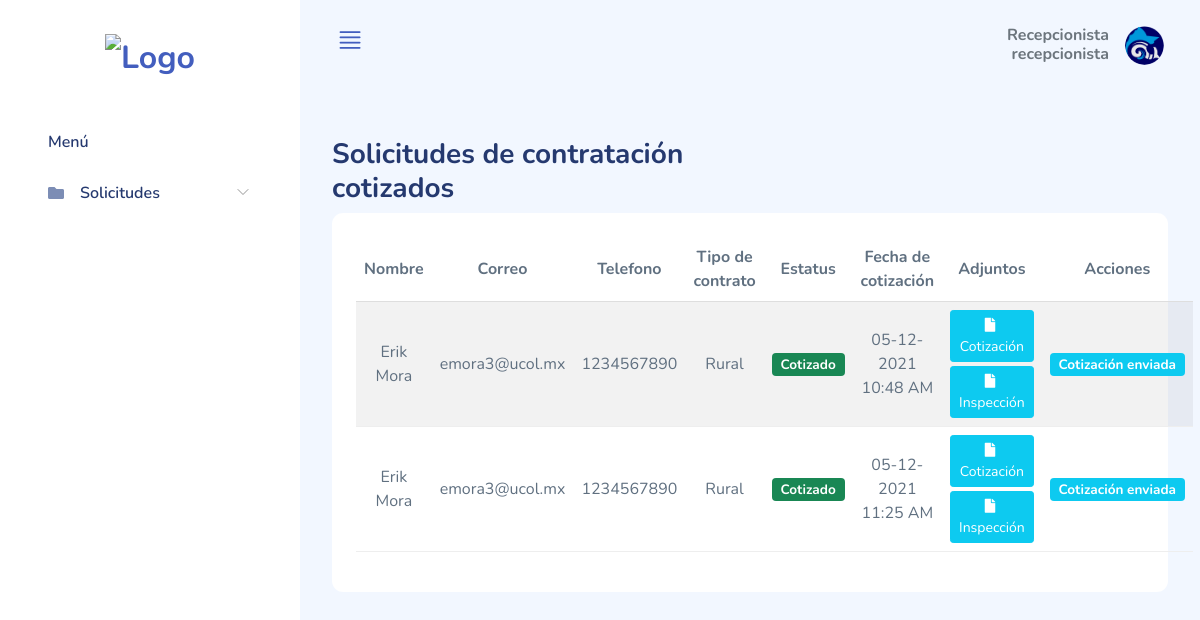
/recepcionista/cotizados.php (signed in), run on an earlier commit of the app's database.
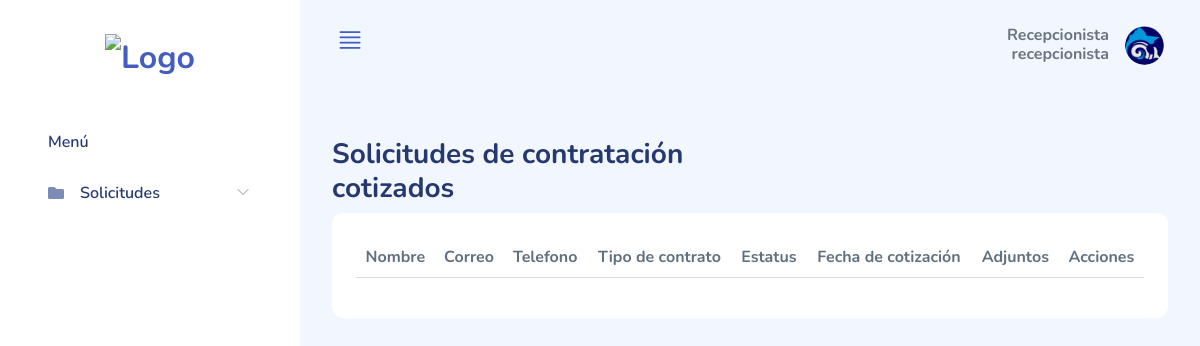
And on a later commit of the database.
### tables this page shows
CREATE TABLE `cotizaciones` (
  `id_cotizacion` int(11) NOT NULL,
  `contrato` int(11) NOT NULL,
  `cotizacion` varchar(120) NOT NULL,
  `fecha_cotizado` datetime NOT NULL,
  `estatus_cotizacion` int(11) NOT NULL
);

CREATE TABLE `contratacion` (
  `id_contratacion` int(11) NOT NULL,
  `nombre` varchar(30) NOT NULL,
  `apellidos` varchar(30) NOT NULL,
  `correo` varchar(30) NOT NULL,
  `telefono` varchar(15) NOT NULL,
  `domicilio` varchar(200) NOT NULL,
  `delegacion` int(11) NOT NULL,
  `derecho_posesion` varchar(50) NOT NULL,
  `predial` varchar(50) NOT NULL,
  `ine` varchar(50) NOT NULL,
  `curp` varchar(50) NOT NULL,
  `vocacion_uso` varchar(50) DEFAULT NULL,
  `fachada` varchar(50) NOT NULL,
  `tipo_contrato` varchar(30) NOT NULL,
  `estado` int(1) NOT NULL,
  `fecha_solicitud` datetime NOT NULL
);

### php/conexion.php (called while the page is built, shortened)
<?php
  class Conexion {
    function connect(){
      try{
        $conexion = "mysql:host=localhost; dbname=contratos; charset=utf8mb4";
        return $pdo = new PDO($conexion, "root", "");
      } catch (PDOException $err){
        print_r($err->getMessage());
      }
    }
  }
?>

### recepcionista/cotizados.php (the view, shortened to what the changed rows need)
<?php
include_once '../php/conexion.php';
$conexion = new Conexion();
?>
<!DOCTYPE html>
<html lang="es">
<head>
  <link rel="stylesheet" href="../assets/css/bootstrap.css">
  <link rel="stylesheet" href="../assets/vendors/perfect-scrollbar/perfect-scrollbar.css">
  <link rel="stylesheet" href="../assets/vendors/bootstrap-icons/bootstrap-icons.css">
  <link rel="stylesheet" href="../assets/css/app.css">
  <link rel="stylesheet" href="../assets/vendors/simple-datatables/style.css">
  <link rel="stylesheet" href="https://cdnjs.cloudflare.com/ajax/libs/font-awesome/5.15.3/css/all.min.css" />
  <link rel="stylesheet" href="../assets/vendors/sweetalert2/sweetalert2.min.css">
</head>
<body>
  <div id="app">
    <div id="main" class='layout-navbar'>
      <div id="main-content">
        <div class="page-heading">
          <section class="section">
            <div class="card">
              <div class="card-body">
                <table class="table table-striped" id="table1">
                  <thead>
                    <tr class="text-center">
                      <th>Nombre</th>
                      <th>Correo</th>
                      <th>Telefono</th>
                      <th>Tipo de contrato</th>
                      <th>Estatus</th>
                      <th>Fecha de cotización</th>
                      <th>Adjuntos</th>
                      <th>Acciones</th>
                    </tr>
                  </thead>
                  <tbody>
                    <?php
                    $query = $conexion->connect()->query("SELECT * FROM cotizaciones INNER JOIN contratacion ON cotizaciones.contrato = contratacion.id_contratacion");
                    $query->execute();
                    $solicitudes = $query->fetchAll();
                    foreach ($solicitudes as $solicitud) {
                      $estado = '';
                      $estado_envio = '';
                      if ($solicitud['estatus_cotizacion'] == 0) {
                        $estado_envio = '<button onclick="enviarCotizacion(' . $solicitud['id_cotizacion'] . ')" class="btn btn-sm btn-primary"><i class="fas fa-paper-plane me-2"></i>Enviar cotización</button>';
                      } else {
                        $estado_envio = '<span class="badge bg-info">Cotización enviada</span>';
                      }
                      if ($solicitud['estado'] == 2) {
                        $estado = 'Cotizado';
                      }
                      echo '<tr class="text-center">
                                <td>' . $solicitud['nombre'] . ' ' . $solicitud['apellidos'] . '</td>
                                <td>' . $solicitud['correo'] . '</td>
                                <td>' . $solicitud['telefono'] . '</td>
                                <td>' . $solicitud['tipo_contrato'] . '</td>
                                <td><span class="badge bg-success">' . $estado . '</span></td>
                                <td>' . strftime('%m-%d-%Y %I:%M %p', strtotime($solicitud['fecha_solicitud'])) . '</td>
                                <td>
                                  <a target="_blank" href="../cotizaciones/' . $solicitud['contrato'] . '/' . $solicitud['cotizacion'] . '" class="btn btn-sm mb-1 btn-info"><i class="fas fa-file me-1"></i>Cotización</a>
                                  <a target="_blank" href="../cotizaciones/' . $solicitud['contrato'] . '/' . $solicitud['inspeccionc'] . '" class="btn btn-sm btn-info"><i class="fas fa-file me-1"></i>Inspección</a>
                                </td>
                                <td>
                                  ' . $estado_envio . '
                                </td>
                              </tr>';
                    }
                    ?>
                  </tbody>
                </table>
              </div>
            </div>
          </section>
        </div>
      </div>
    </div>
  </div>
</body>
</html>

What changed in the data, as far as the page shows it:
removed cotizaciones: contratacion.nombre "Erik", contratacion.apellidos "Mora", contratacion.correo "emora3@ucol.mx", contratacion.telefono "1234567890", contratacion.tipo_contrato "Rural", contratacion.estado "Cotizado", contratacion.fecha_solicitud "05-12-2021 10:48 AM", estatus_cotizacion "Cotización enviada"
removed cotizaciones: contratacion.nombre "Erik", contratacion.apellidos "Mora", contratacion.correo "emora3@ucol.mx", contratacion.telefono "1234567890", contratacion.tipo_contrato "Rural", contratacion.estado "Cotizado", contratacion.fecha_solicitud "05-12-2021 11:25 AM", estatus_cotizacion "Cotización enviada"
